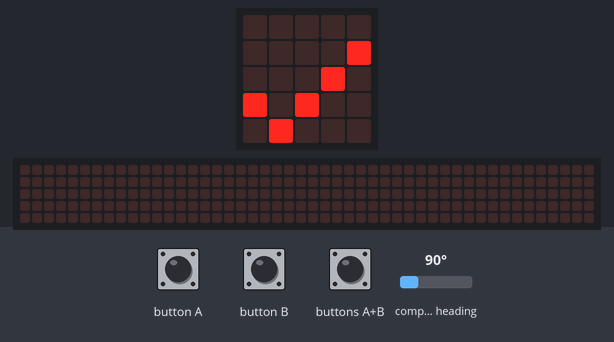
This program was run on a simulated BBC micro:bit (MakeCode). Shown: the board's 5×5 LED display, a strip that is not on the board, showing the scrolling text unrolled. The test bench sets the inputs (shaded band); at power-on: compass heading 90°. The 48×5 strip is a reading aid, not a part: it shows the text the display is scrolling, unrolled, one strip-width of it at a time; the compass is already calibrated.

Above: at 1.8 s.
1.9 s: button A pressed for 0.15 s
At 2.12 s:
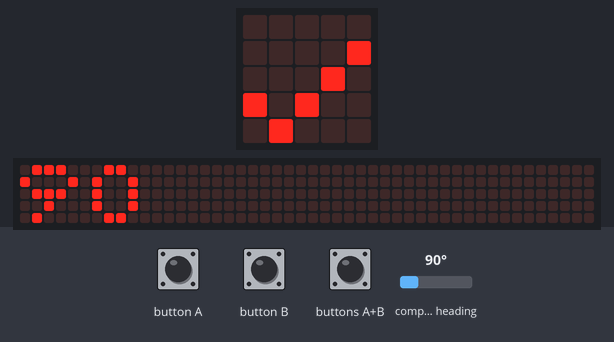
2.6 s: button B pressed for 0.15 s
3.3 s: buttons A+B pressed for 0.15 s
4.0 s: compass heading set to 180°
At 6.1 s:
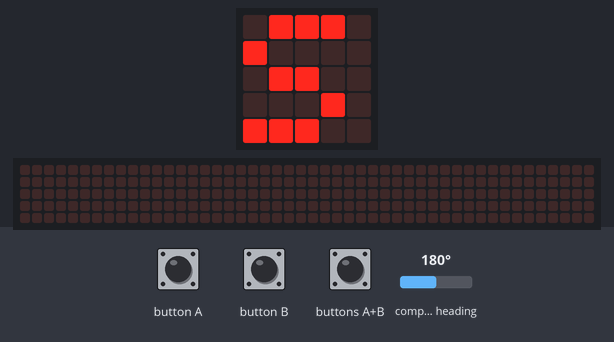
7.0 s: compass heading set to 7°
At 9.6 s:
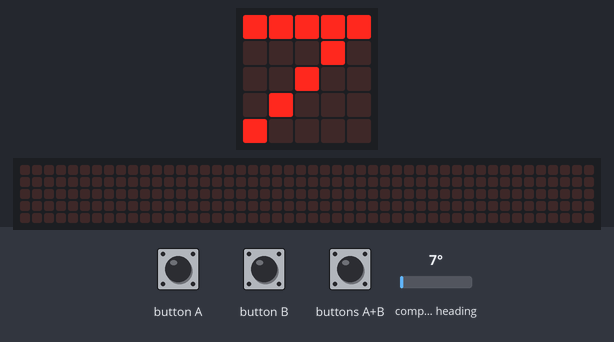
10.0 s: compass heading set to 90°
At 10.53 s:
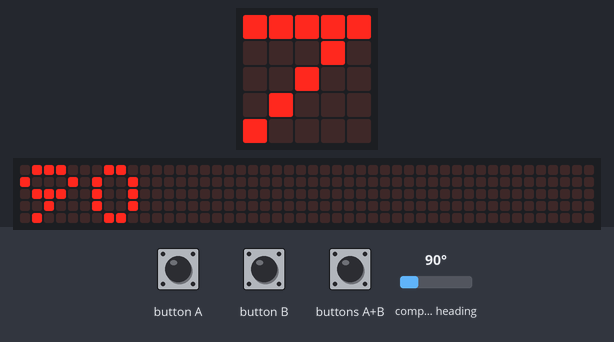
Timing chart, 0 to 12.9 s (numbered marks = the images above; inputs shaded):
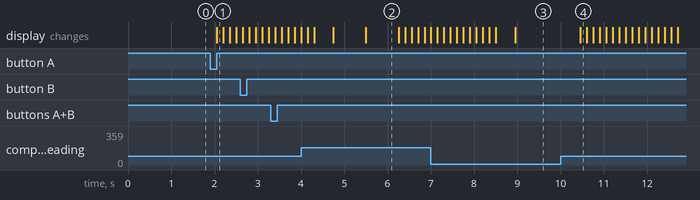

Measured:
- after the input at 1.9 s, the display: changes after 0.15 s (image 1)
- after the input at 4.0 s, the display: first differs from a run without the input after 1.5 s (image 2)
- after the input at 7.0 s, the display: first differs from a run without the input after 2.0 s (image 3)
- after the input at 10.0 s, the display: changes after 0.46 s (image 4)
- what the display in image 2 shows lasts 0.8 s, from 5.5 s to 6.3 s

The program:

main.ts
```typescript
input.onButtonPressed(Button.A, function () {
    basic.showNumber(input.compassHeading())
})
// Desvolvimento 02 Bl
input.onButtonPressed(Button.AB, function () {
    input.calibrateCompass()
    // Projeto Bl Fase 01
    if (input.compassHeading() == 0) {
        basic.showString("N")
    } else {
        basic.showString("" + (input.compassHeading()))
    }
    if (input.compassHeading() == 45) {
        basic.showString("NE")
    } else {
        basic.showString("" + (input.compassHeading()))
    }
    if (input.compassHeading() == 90) {
        basic.showString("L")
    } else {
        basic.showString("" + (input.compassHeading()))
    }
    if (input.compassHeading() == 135) {

    } else {
        basic.showString("" + (input.compassHeading()))
    }
    if (input.compassHeading() == 180) {
        basic.showString("S")
    } else {
        basic.showString("" + (input.compassHeading()))
    }
    if (input.compassHeading() == 225) {
        basic.showString("SW")
    } else {
        basic.showString("" + (input.compassHeading()))
    }
    if (input.compassHeading() == 270) {
        basic.showString("W")
    } else {
        basic.showString("" + (input.compassHeading()))
    }
    if (input.compassHeading() == 315) {
        basic.showString("NW")
    } else {
        basic.showString("" + (input.compassHeading()))
    }
})
input.onButtonPressed(Button.B, function () {
    // Projeto Bl Fase 01
    if (input.compassHeading() == 0) {
        basic.showString("N")
    }
    if (input.compassHeading() == 45) {
        basic.showString("NE")
    }
    if (input.compassHeading() == 45) {
        basic.showString("NE")
    }
    if (input.compassHeading() == 90) {
        basic.showString("L")
    }
    if (input.compassHeading() == 135) {
        basic.showString("SE")
    }
    if (input.compassHeading() == 180) {
        basic.showString("S")
    }
    if (input.compassHeading() == 225) {
        basic.showString("SW")
    }
    if (input.compassHeading() == 270) {
        basic.showString("W")
    }
    if (input.compassHeading() == 315) {
        basic.showString("NW")
    }
})
basic.showIcon(IconNames.Yes)
```

test.ts
```typescript
// testes vão aqui; isto não será compilado quando este pacote for usado como uma extensão.
```
